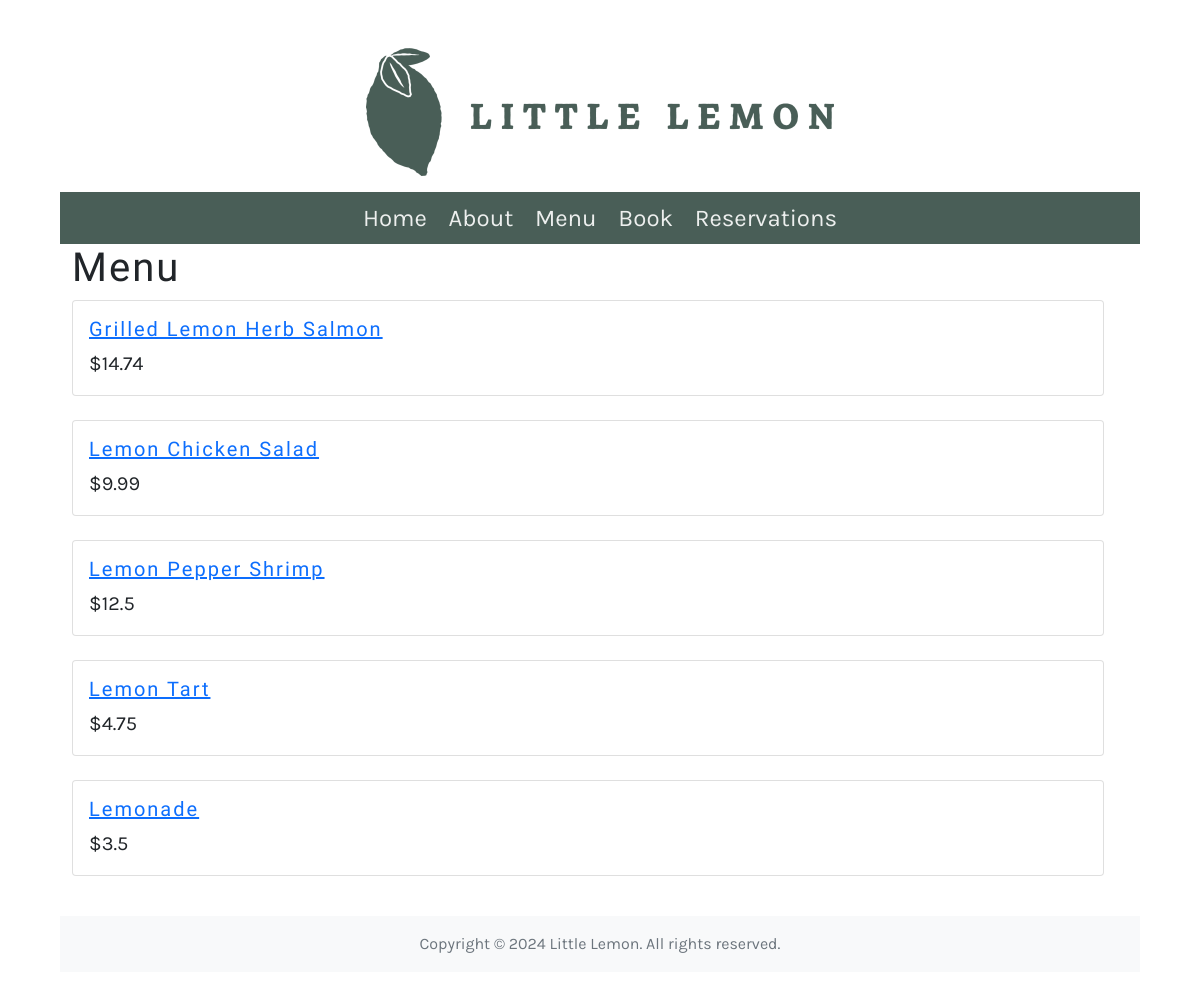
The app's page /menu/ with its own data.
### restaurant/models.py (models this page shows, shortened)
class Menu(models.Model):
   menu_name = models.CharField(max_length=200)
   menu_type = models.IntegerField()
   menu_url = models.CharField(max_length=200)
   menu_price = models.FloatField();
   menu_description = models.TextField()
   menu_image = models.ImageField(upload_to='menu_images/')

### restaurant/views.py (the view)
# urls.py: path('menu/', views.menu, name="menu"),
def menu(request):
    menu_items = Menu.objects.order_by('menu_name', '-menu_price')
    menu_data = []
    for item in menu_items:
        url = reverse('menu_detail', args=[item.id])  # Example URL pattern
        menu_data.append({'menu_name': item.menu_name, 'menu_url': url, 'menu_price': item.menu_price})
    context = {'menu_data': menu_data}
    return render(request, 'menu.html', context)

### restaurant/templates/menu.html
{% extends 'base.html' %}
{% load static %}
{% block content %}
<div class="container">
    <h1>Menu</h1>
    <div class="row">
        {% for item in menu_data %}
        <div class="col-md-12 mb-4">
            <div class="card">
                <div class="card-body">
                    <h5 class="card-title"><a href="{{ item.menu_url }}">{{ item.menu_name }}</a></h5>
                    <p class="card-text">${{ item.menu_price }}</p>
                </div>
            </div>
        </div>
        {% endfor %}
    </div>
</div>
{% endblock %}

### restaurant/templates/base.html (shortened to what this page needs)
{% load static %}
<!DOCTYPE html>
<html lang="en">
  <head>
    <link
      rel="preload"
      as="style"
      href="{% static 'css/style.css' %}"
      onload="this.rel = 'stylesheet'"
    />
    <link href="https://cdn.jsdelivr.net/npm/bootstrap@5.0.2/dist/css/bootstrap.min.css" rel="stylesheet">
  </head>
  <body>
    {% include 'partials/_header.html' %}
    <main>{% block content %} {% endblock %}</main>
    {% include 'partials/_footer.html' %}
  </body>
</html>

### restaurant/templates/partials/_header.html
{% load static %}
<header>
  <img src="{% static 'img/logo.png' %}" />
</header>
<nav>
  <ul>
    <li><a href="{% url 'home' %}">Home</a></li>
    <li><a href="{% url 'about' %}">About</a></li>
    <li><a href="{% url 'menu' %}">Menu</a></li>
    <li><a href="{% url 'book' %}">Book</a></li>
    <li><a href="{% url 'reservations' %}">Reservations</a></li>
  </ul>
</nav>

### restaurant/templates/partials/_footer.html
<footer class="footer mt-auto py-3 bg-light">
  <div class="container text-center">
    <span class="text-muted">Copyright &copy; 2024 Little Lemon. All rights reserved.</span>
  </div>
</footer>

### restaurant/static/css/style.css (style rules this page uses)
body { font-family: 'Karla', sans-serif !important; margin-top: 3rem !important; margin-bottom: 3rem !important; margin-left: 5% !important; margin-right: 5% !important; }
h1, h2, h3, h4, h5, h6 { font-family: 'Markazi Text', serif; letter-spacing: 2px;; }
h1 { font-size: 4rem; margin-top: 1.5rem; margin-bottom: 0; }
p, ul { font-size: 1.25rem;; }
a { color: #EE9972; text-decoration: none; }
header img { display: block; margin-left: auto; margin-right: auto; max-width: 100%; height: auto; }
nav { background-color: #495E57; margin-top: 1rem; margin-bottom: 1rem; margin-bottom: 0px; }
nav ul { list-style: none; font-size: 1.5rem; text-align: center; padding-inline-start: 0rem; margin-bottom: 0px; }
nav ul li { display: inline-block; margin: 0.5rem; }
nav ul a { color: #EDEFEE; text-decoration: none; }
footer { background-color: #EDEFEE; padding: 1rem; display: flex; gap: 2rem 1rem; }
.row { display: flex; flex-direction: row; width: 100%; padding-bottom: 1rem; }

### records on screen
Menu: menu_name "Grilled Lemon Herb Salmon", menu_price "14.74"
Menu: menu_name "Lemon Chicken Salad", menu_price "9.99"
Menu: menu_name "Lemon Pepper Shrimp", menu_price "12.5"
Menu: menu_name "Lemon Tart", menu_price "4.75"
Menu: menu_name "Lemonade", menu_price "3.5"
